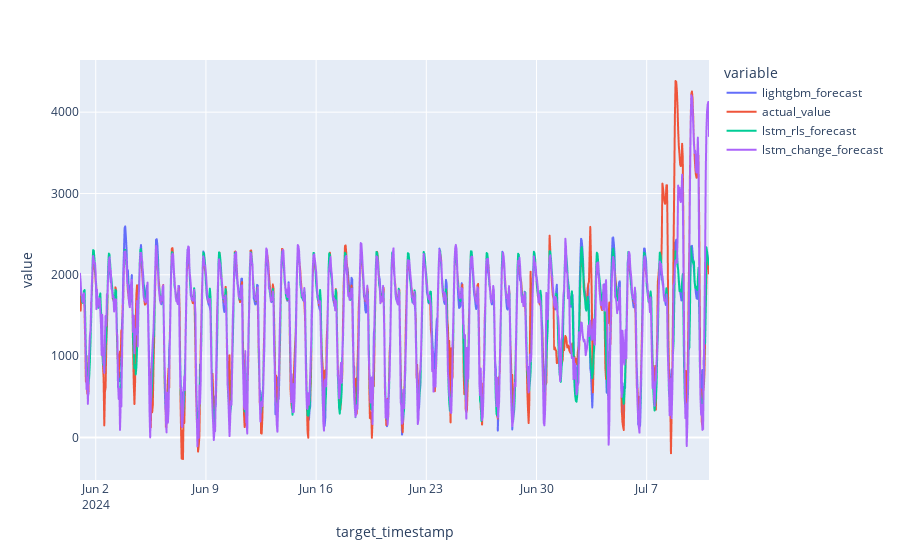

Here is the notebook cell this chart was saved with:
### Code cell
feeder_id = 3

light_gbm_model_id = supabase.table("models").select("model_id").eq("feeder_id", feeder_id).eq("model_architecture_type", "LightGBM_Baseline").execute().data[-1]['model_id']
lstm_rls_model_id = supabase.table("models").select("model_id").eq("feeder_id", feeder_id).eq("model_architecture_type", "LSTM_RLS_Combined").execute().data[-1]['model_id']
lstm_change_model_id = supabase.table("models").select("model_id").eq("feeder_id", feeder_id).eq("model_architecture_type", "LSTM_Change_in_Load").execute().data[-1]['model_id']

def get_latest_model_forecast(feeder_id, model_id):
    latest_data = supabase.table("forecasts").select("target_timestamp, forecast_value, actual_value").eq("feeder_id", feeder_id).eq("model_id", model_id).execute().data
    latest_data = pd.DataFrame(latest_data).set_index("target_timestamp")
    latest_data.index = pd.to_datetime(latest_data.index)
    return latest_data

light_gbm_latest_data = get_latest_model_forecast(feeder_id, light_gbm_model_id).rename(columns={"forecast_value": "lightgbm_forecast"})
lstm_rls_latest_data = get_latest_model_forecast(feeder_id, lstm_rls_model_id)['forecast_value']
lstm_rls_latest_data.name = "lstm_rls_forecast"
lstm_change_latest_data = get_latest_model_forecast(feeder_id, lstm_change_model_id)['forecast_value']
lstm_change_latest_data.name = "lstm_change_forecast"


combined_results = pd.concat([light_gbm_latest_data, lstm_rls_latest_data, lstm_change_latest_data], axis=1)


# latest_data = supabase.table("forecasts").select("target_timestamp, forecast_value, actual_value").eq("feeder_id", feeder_id).eq("model_id", model_id).execute().data
# latest_data = pd.DataFrame(latest_data).set_index("target_timestamp")
# latest_data.index = pd.to_datetime(latest_data.index)

# px.line(combined_results)
px.line(combined_results)

### Figure 1 — Plotly figure (JSON) as saved in the notebook; plotly's stock layout.template omitted (floating-point values rounded to 4 significant figures; data arrays with more than 128 entries replaced by an {"elided": "..."} marker saying what was removed)
{"data": [{"hovertemplate": "variable=lightgbm_forecast<br>target_timestamp=%{x}<br>value=%{y}<extra></extra>", "legendgroup": "lightgbm_forecast", "line": {"color": "#636efa", "dash": "solid"}, "marker": {"symbol": "circle"}, "mode": "lines", "name": "lightgbm_forecast", "showlegend": true, "type": "scattergl", "x": {"elided": "960 str values"}, "xaxis": "x", "y": {"elided": "960 float values"}, "yaxis": "y"}, {"hovertemplate": "variable=actual_value<br>target_timestamp=%{x}<br>value=%{y}<extra></extra>", "legendgroup": "actual_value", "line": {"color": "#EF553B", "dash": "solid"}, "marker": {"symbol": "circle"}, "mode": "lines", "name": "actual_value", "showlegend": true, "type": "scattergl", "x": {"elided": "960 str values"}, "xaxis": "x", "y": {"elided": "960 float values"}, "yaxis": "y"}, {"hovertemplate": "variable=lstm_rls_forecast<br>target_timestamp=%{x}<br>value=%{y}<extra></extra>", "legendgroup": "lstm_rls_forecast", "line": {"color": "#00cc96", "dash": "solid"}, "marker": {"symbol": "circle"}, "mode": "lines", "name": "lstm_rls_forecast", "showlegend": true, "type": "scattergl", "x": {"elided": "960 str values"}, "xaxis": "x", "y": {"elided": "960 float values"}, "yaxis": "y"}, {"hovertemplate": "variable=lstm_change_forecast<br>target_timestamp=%{x}<br>value=%{y}<extra></extra>", "legendgroup": "lstm_change_forecast", "line": {"color": "#ab63fa", "dash": "solid"}, "marker": {"symbol": "circle"}, "mode": "lines", "name": "lstm_change_forecast", "showlegend": true, "type": "scattergl", "x": {"elided": "960 str values"}, "xaxis": "x", "y": {"elided": "960 float values"}, "yaxis": "y"}], "layout": {"legend": {"title": {"text": "variable"}, "tracegroupgap": 0}, "margin": {"t": 60}, "xaxis": {"anchor": "y", "domain": [0, 1], "title": {"text": "target_timestamp"}}, "yaxis": {"anchor": "x", "domain": [0, 1], "title": {"text": "value"}}}}
